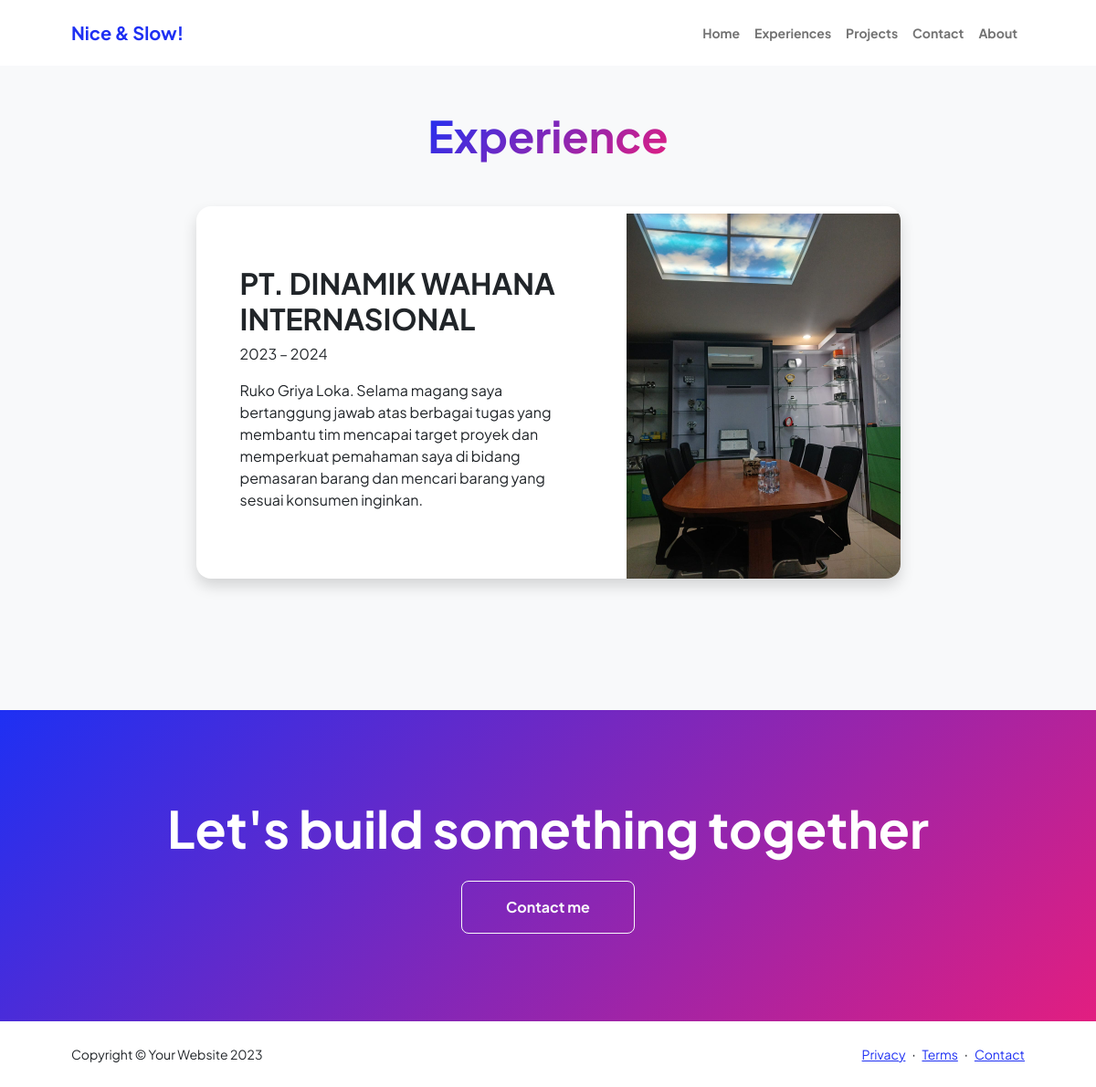
The page /experience.php on the database its author committed.
### tables this page shows
CREATE TABLE `experiences` (
  `id` int NOT NULL,
  `nama_perusahaan` varchar(50) NOT NULL,
  `durasi` varchar(50) NOT NULL,
  `deskripsi` text NOT NULL,
  `img_path` varchar(255) NOT NULL
);

### experience.php (the view, shortened to what this page needs)
<?php
include "koneksi.php";
include "templates/header.php";
$sql = "SELECT * FROM experiences";
$result = $conn->query($sql);
$experiences = null;
if ($result->num_rows > 0) {
    while ($row = $result->fetch_assoc()) {
        $experiences[] = $row;
    }
} else {
    echo "error";
}
?>
<section class="py-5">
    <div class="container px-5 mb-5">
        <div class="text-center mb-5">
            <h1 class="display-5 fw-bolder mb-0"><span class="text-gradient d-inline">Experience</span></h1>
        </div>
        <div class="row gx-5 justify-content-center">
            <div class="col-lg-11 col-xl-9 col-xxl-8">
                <div class="card overflow-hidden shadow rounded-4 border-0 mb-5">
                    <div class="card-body p-0">
                        <?php foreach ($experiences as $e) : ?>
                            <div class="d-flex align-items-center mt-2">
                                <div class="p-5">
                                    <h2 class="fw-bolder"><?= $e["nama_perusahaan"]; ?></h2>
                                    <p><?= $e["durasi"]; ?></p>
                                    <p><?= $e["deskripsi"]; ?></p>
                                </div>
                                <img src="<?= $e['img_path'] ?>" alt="HTML5 Icon" style="width:300px;height:400px;">
                            </div>
                        <?php endforeach ?>
                    </div>
                </div>
            </div>
        </div>
    </div>
</section>
<section class="py-5 bg-gradient-primary-to-secondary text-white">
    <div class="container px-5 my-5">
        <div class="text-center">
            <h2 class="display-4 fw-bolder mb-4">Let's build something together</h2>
            <a class="btn btn-outline-light btn-lg px-5 py-3 fs-6 fw-bolder" href="contact.php">Contact me</a>
        </div>
    </div>
</section>
</main>
<footer class="bg-white py-4 mt-auto">
    <div class="container px-5">
        <div class="row align-items-center justify-content-between flex-column flex-sm-row">
            <div class="col-auto">
                <div class="small m-0">Copyright &copy; Your Website 2023</div>
            </div>
            <div class="col-auto">
                <a class="small" href="#!">Privacy</a>
                <span class="mx-1">&middot;</span>
                <a class="small" href="#!">Terms</a>
                <span class="mx-1">&middot;</span>
                <a class="small" href="#!">Contact</a>
            </div>
        </div>
    </div>
</footer>
</body>
</html>

### rows shown on the page
experiences: nama_perusahaan "PT. DINAMIK WAHANA INTERNASIONAL", durasi "2023 – 2024", deskripsi "Ruko Griya Loka. Selama magang saya bertanggung jawab atas berbagai tugas yang membantu tim mencapai target proyek dan memperkuat pemahaman saya di bidang pemasaran barang dan mencari barang yang sesuai konsumen inginkan.", img_path (picture)
